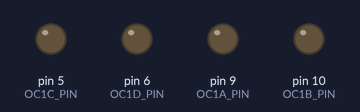
Bench run of a sketch on a simulated Arduino Uno, built with avr-gcc and run on an emulated ATmega328P. Parts: output pins drawn as LEDs (lit = HIGH).

Above: at 0.05 s.
At 9.95 s:
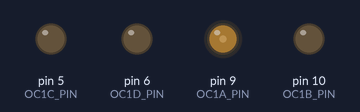
At 20.0 s:
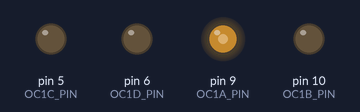
At 39.95 s:
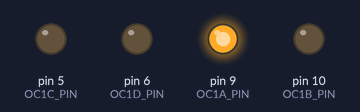
Timing chart, 0 to 52.0 s (numbered marks = the images above):
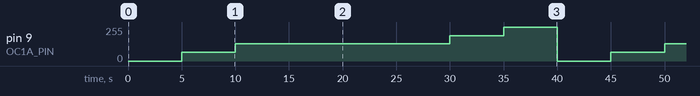

The sketch:

pwm2.ino
```cpp
const byte OC1A_PIN = 9;
const byte OC1B_PIN = 10;
const byte OC1C_PIN = 5;
const byte OC1D_PIN = 6;

const word PWM_FREQ_HZ = 25000; //Adjust this value to adjust the frequency (Frequency in HZ!) (Set currently to 25kHZ)
const word TCNT1_TOP = 16000000/(2*PWM_FREQ_HZ);

void setup() {

  pinMode(OC1A_PIN, OUTPUT);
  pinMode(OC1B_PIN, OUTPUT);
  pinMode(OC1C_PIN, OUTPUT);
  pinMode(OC1D_PIN, OUTPUT);

  // Clear Timer1 control and count registers
  TCCR1A = 0;
  TCCR1B = 0;
  TCNT1  = 0;

  // Set Timer1 configuration
  // COM1A(1:0) = 0b10   (Output A clear rising/set falling)
  // COM1B(1:0) = 0b00   (Output B normal operation)
  // WGM(13:10) = 0b1010 (Phase correct PWM)
  // ICNC1      = 0b0    (Input capture noise canceler disabled)
  // ICES1      = 0b0    (Input capture edge select disabled)
  // CS(12:10)  = 0b001  (Input clock select = clock/1)

  TCCR1A |= (1 << COM1A1) | (1 << WGM11);
  TCCR1B |= (1 << WGM13) | (1 << CS10);
  ICR1 = TCNT1_TOP;
}

void loop() {

    setPwmDuty(0);
    delay(5000);
    setPwmDuty(25); //Change this value 0-100 to adjust duty cycle
    delay(5000);
    setPwmDuty(50);
    delay(20000);
    setPwmDuty(75);
    delay(5000);
    setPwmDuty(100);
      delay(5000);

      //Serial.print (" setPmDuty\r\n");
}

void setPwmDuty(byte duty) {
  OCR1A = (word) (duty*TCNT1_TOP)/100;
}
```

Measured:
- by itself, pin 9 (OC1A_PIN): repeats every 40.0 s: 128/255 20.0 s, 191/255 5.0 s, 255/255 5.0 s, 0/255 5.0 s, 64/255 5.0 s
